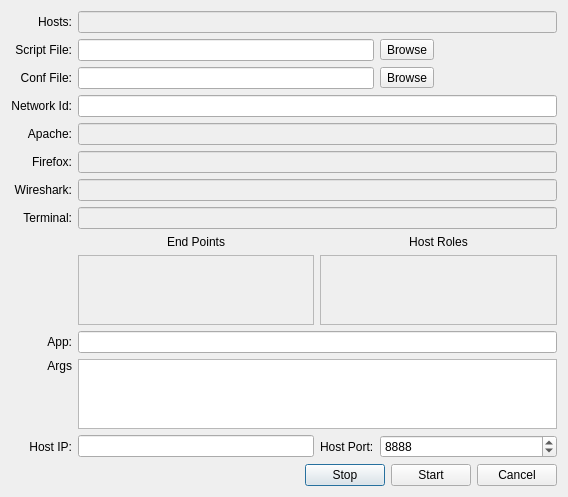
<?xml version="1.0" encoding="UTF-8"?>
<ui version="4.0">
 <class>MiniNetEditor</class>
 <widget class="QDialog" name="MiniNetEditor">
  <property name="geometry">
   <rect>
    <x>0</x>
    <y>0</y>
    <width>568</width>
    <height>484</height>
   </rect>
  </property>
  <property name="windowTitle">
   <string>MiniNet Topology</string>
  </property>
  <layout class="QVBoxLayout" name="verticalLayout">
   <item>
    <layout class="QGridLayout" name="gridLayout">
     <item row="12" column="2">
      <widget class="QLabel" name="label_13">
       <property name="text">
        <string>Host Port:</string>
       </property>
      </widget>
     </item>
     <item row="12" column="1">
      <widget class="QLineEdit" name="HostIpEdit"/>
     </item>
     <item row="6" column="0">
      <widget class="QLabel" name="label_5">
       <property name="text">
        <string>Wireshark:</string>
       </property>
       <property name="alignment">
        <set>Qt::AlignRight|Qt::AlignTrailing|Qt::AlignVCenter</set>
       </property>
      </widget>
     </item>
     <item row="2" column="1" colspan="2">
      <widget class="QLineEdit" name="ConfFileEdit">
       <property name="text">
        <string/>
       </property>
      </widget>
     </item>
     <item row="0" column="1" colspan="3">
      <widget class="QLineEdit" name="HostEdit">
       <property name="enabled">
        <bool>false</bool>
       </property>
       <property name="readOnly">
        <bool>true</bool>
       </property>
      </widget>
     </item>
     <item row="2" column="3">
      <widget class="QToolButton" name="ConfFileBrowseBtn">
       <property name="text">
        <string>Browse</string>
       </property>
      </widget>
     </item>
     <item row="9" column="2" colspan="2">
      <widget class="QPlainTextEdit" name="HostRolesEdit">
       <property name="enabled">
        <bool>false</bool>
       </property>
       <property name="readOnly">
        <bool>true</bool>
       </property>
      </widget>
     </item>
     <item row="5" column="0">
      <widget class="QLabel" name="label_4">
       <property name="text">
        <string>Firefox:</string>
       </property>
       <property name="alignment">
        <set>Qt::AlignRight|Qt::AlignTrailing|Qt::AlignVCenter</set>
       </property>
      </widget>
     </item>
     <item row="7" column="0">
      <widget class="QLabel" name="label_6">
       <property name="text">
        <string>Terminal:</string>
       </property>
       <property name="alignment">
        <set>Qt::AlignRight|Qt::AlignTrailing|Qt::AlignVCenter</set>
       </property>
      </widget>
     </item>
     <item row="3" column="0">
      <widget class="QLabel" name="label">
       <property name="text">
        <string>Network Id:</string>
       </property>
       <property name="alignment">
        <set>Qt::AlignRight|Qt::AlignTrailing|Qt::AlignVCenter</set>
       </property>
      </widget>
     </item>
     <item row="4" column="0">
      <widget class="QLabel" name="label_3">
       <property name="text">
        <string>Apache:</string>
       </property>
       <property name="alignment">
        <set>Qt::AlignRight|Qt::AlignTrailing|Qt::AlignVCenter</set>
       </property>
      </widget>
     </item>
     <item row="3" column="1" colspan="3">
      <widget class="QLineEdit" name="NetworkIdEdit"/>
     </item>
     <item row="8" column="2" colspan="2">
      <widget class="QLabel" name="label_8">
       <property name="text">
        <string>Host Roles</string>
       </property>
       <property name="alignment">
        <set>Qt::AlignHCenter|Qt::AlignTop</set>
       </property>
      </widget>
     </item>
     <item row="9" column="1">
      <widget class="QPlainTextEdit" name="EndPointsEdit">
       <property name="enabled">
        <bool>false</bool>
       </property>
       <property name="readOnly">
        <bool>true</bool>
       </property>
      </widget>
     </item>
     <item row="8" column="1">
      <widget class="QLabel" name="label_7">
       <property name="text">
        <string>End Points</string>
       </property>
       <property name="alignment">
        <set>Qt::AlignHCenter|Qt::AlignTop</set>
       </property>
      </widget>
     </item>
     <item row="12" column="0">
      <widget class="QLabel" name="label_12">
       <property name="text">
        <string>Host IP:</string>
       </property>
       <property name="alignment">
        <set>Qt::AlignRight|Qt::AlignTrailing|Qt::AlignVCenter</set>
       </property>
      </widget>
     </item>
     <item row="11" column="0">
      <widget class="QLabel" name="label_9">
       <property name="text">
        <string>Args</string>
       </property>
       <property name="alignment">
        <set>Qt::AlignRight|Qt::AlignTop|Qt::AlignTrailing</set>
       </property>
      </widget>
     </item>
     <item row="12" column="3">
      <widget class="QSpinBox" name="HostPortSpin">
       <property name="sizePolicy">
        <sizepolicy hsizetype="Expanding" vsizetype="Fixed">
         <horstretch>0</horstretch>
         <verstretch>0</verstretch>
        </sizepolicy>
       </property>
       <property name="maximum">
        <number>65535</number>
       </property>
       <property name="value">
        <number>8888</number>
       </property>
      </widget>
     </item>
     <item row="4" column="1" colspan="3">
      <widget class="QLineEdit" name="ApacheEdit">
       <property name="enabled">
        <bool>false</bool>
       </property>
       <property name="readOnly">
        <bool>true</bool>
       </property>
      </widget>
     </item>
     <item row="10" column="0">
      <widget class="QLabel" name="label_11">
       <property name="text">
        <string>App:</string>
       </property>
       <property name="alignment">
        <set>Qt::AlignRight|Qt::AlignTrailing|Qt::AlignVCenter</set>
       </property>
      </widget>
     </item>
     <item row="10" column="1" colspan="3">
      <widget class="QLineEdit" name="AppEdit"/>
     </item>
     <item row="1" column="1" colspan="2">
      <widget class="QLineEdit" name="ScriptFileEdit"/>
     </item>
     <item row="1" column="3">
      <widget class="QToolButton" name="ScriptFileBrowseBtn">
       <property name="text">
        <string>Browse</string>
       </property>
      </widget>
     </item>
     <item row="1" column="0">
      <widget class="QLabel" name="label_10">
       <property name="text">
        <string>Script File:</string>
       </property>
       <property name="alignment">
        <set>Qt::AlignRight|Qt::AlignTrailing|Qt::AlignVCenter</set>
       </property>
      </widget>
     </item>
     <item row="0" column="0">
      <widget class="QLabel" name="HostsCountLabel">
       <property name="text">
        <string>Hosts:</string>
       </property>
       <property name="alignment">
        <set>Qt::AlignRight|Qt::AlignTrailing|Qt::AlignVCenter</set>
       </property>
      </widget>
     </item>
     <item row="6" column="1" colspan="3">
      <widget class="QLineEdit" name="WiresharkEdit">
       <property name="enabled">
        <bool>false</bool>
       </property>
       <property name="readOnly">
        <bool>true</bool>
       </property>
      </widget>
     </item>
     <item row="7" column="1" colspan="3">
      <widget class="QLineEdit" name="TerminalEdit">
       <property name="enabled">
        <bool>false</bool>
       </property>
       <property name="readOnly">
        <bool>true</bool>
       </property>
      </widget>
     </item>
     <item row="11" column="1" colspan="3">
      <widget class="QPlainTextEdit" name="CmdLineEdit">
       <property name="enabled">
        <bool>true</bool>
       </property>
      </widget>
     </item>
     <item row="2" column="0">
      <widget class="QLabel" name="label_2">
       <property name="text">
        <string>Conf File:</string>
       </property>
       <property name="alignment">
        <set>Qt::AlignRight|Qt::AlignTrailing|Qt::AlignVCenter</set>
       </property>
      </widget>
     </item>
     <item row="5" column="1" colspan="3">
      <widget class="QLineEdit" name="FirefoxEdit">
       <property name="enabled">
        <bool>false</bool>
       </property>
       <property name="readOnly">
        <bool>true</bool>
       </property>
      </widget>
     </item>
    </layout>
   </item>
   <item>
    <spacer name="verticalSpacer">
     <property name="orientation">
      <enum>Qt::Vertical</enum>
     </property>
     <property name="sizeHint" stdset="0">
      <size>
       <width>20</width>
       <height>0</height>
      </size>
     </property>
    </spacer>
   </item>
   <item>
    <layout class="QHBoxLayout" name="horizontalLayout">
     <item>
      <spacer name="horizontalSpacer">
       <property name="orientation">
        <enum>Qt::Horizontal</enum>
       </property>
       <property name="sizeHint" stdset="0">
        <size>
         <width>40</width>
         <height>20</height>
        </size>
       </property>
      </spacer>
     </item>
     <item>
      <widget class="QPushButton" name="StopBtn">
       <property name="text">
        <string>Stop</string>
       </property>
      </widget>
     </item>
     <item>
      <widget class="QPushButton" name="StartBtn">
       <property name="text">
        <string>Start</string>
       </property>
      </widget>
     </item>
     <item>
      <widget class="QPushButton" name="CancelBtn">
       <property name="text">
        <string>Cancel</string>
       </property>
      </widget>
     </item>
    </layout>
   </item>
  </layout>
 </widget>
 <layoutdefault spacing="6" margin="11"/>
 <tabstops>
  <tabstop>HostEdit</tabstop>
  <tabstop>ScriptFileEdit</tabstop>
  <tabstop>ScriptFileBrowseBtn</tabstop>
  <tabstop>ConfFileEdit</tabstop>
  <tabstop>ConfFileBrowseBtn</tabstop>
  <tabstop>NetworkIdEdit</tabstop>
  <tabstop>ApacheEdit</tabstop>
  <tabstop>FirefoxEdit</tabstop>
  <tabstop>WiresharkEdit</tabstop>
  <tabstop>TerminalEdit</tabstop>
  <tabstop>EndPointsEdit</tabstop>
  <tabstop>HostRolesEdit</tabstop>
  <tabstop>AppEdit</tabstop>
  <tabstop>CmdLineEdit</tabstop>
  <tabstop>StopBtn</tabstop>
  <tabstop>StartBtn</tabstop>
  <tabstop>CancelBtn</tabstop>
 </tabstops>
 <resources/>
 <connections/>
</ui>
